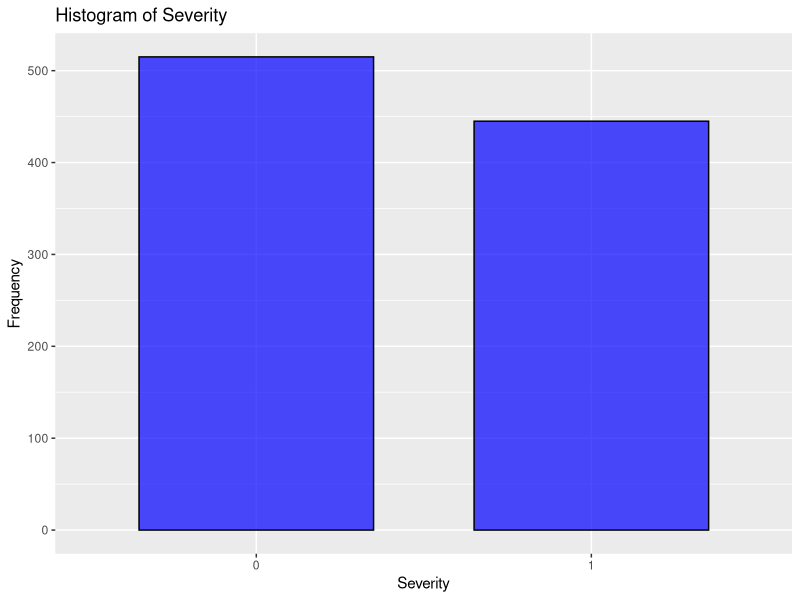
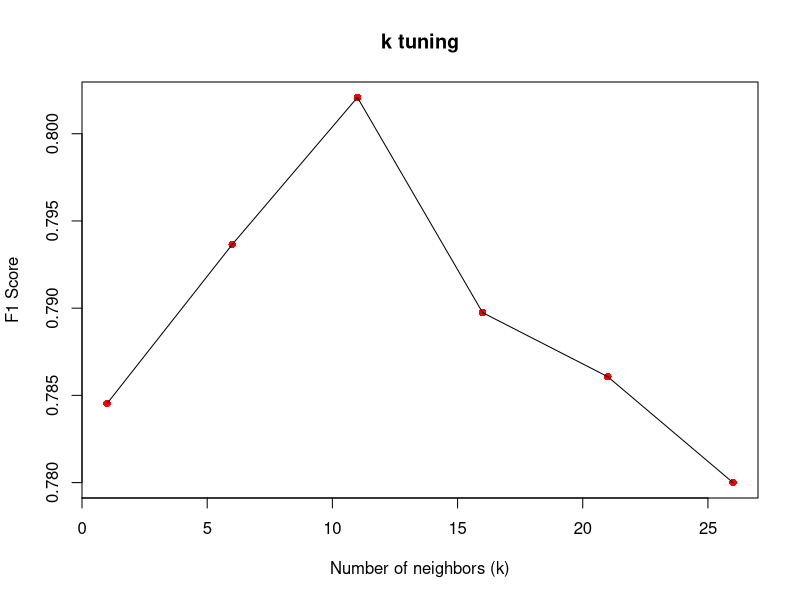
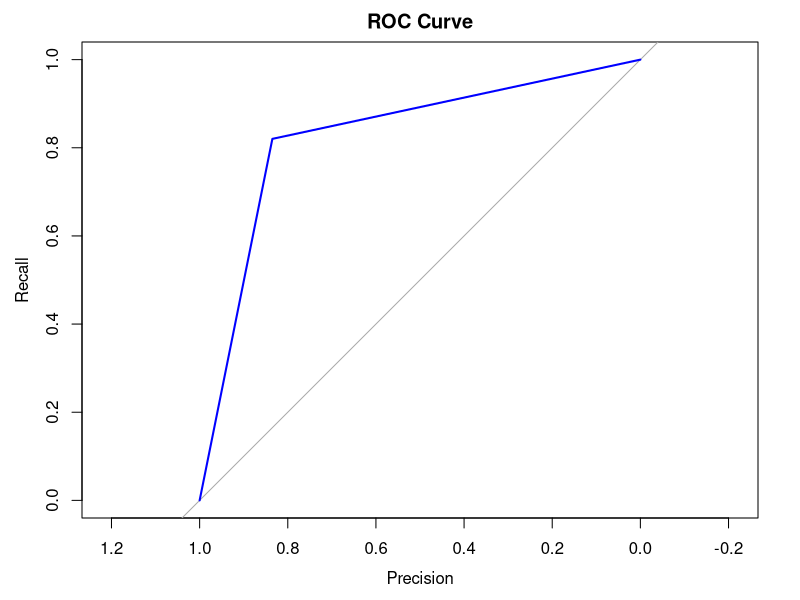
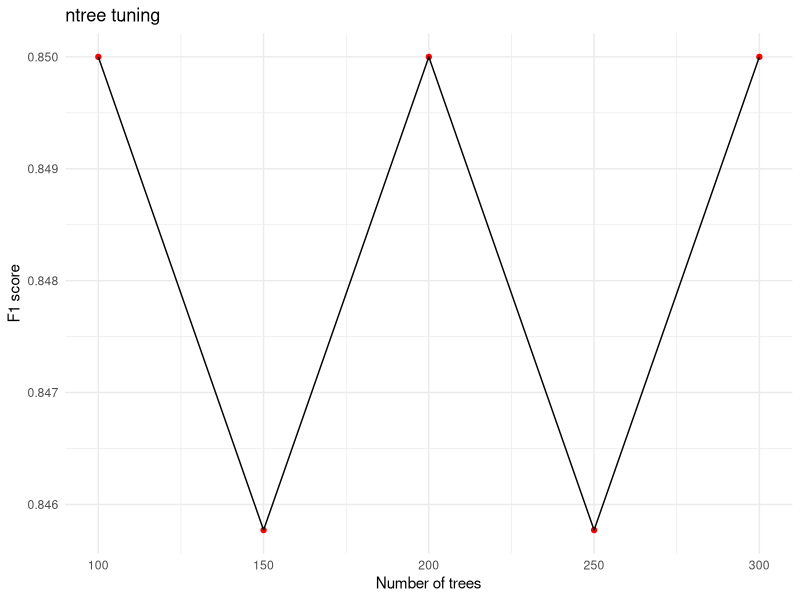
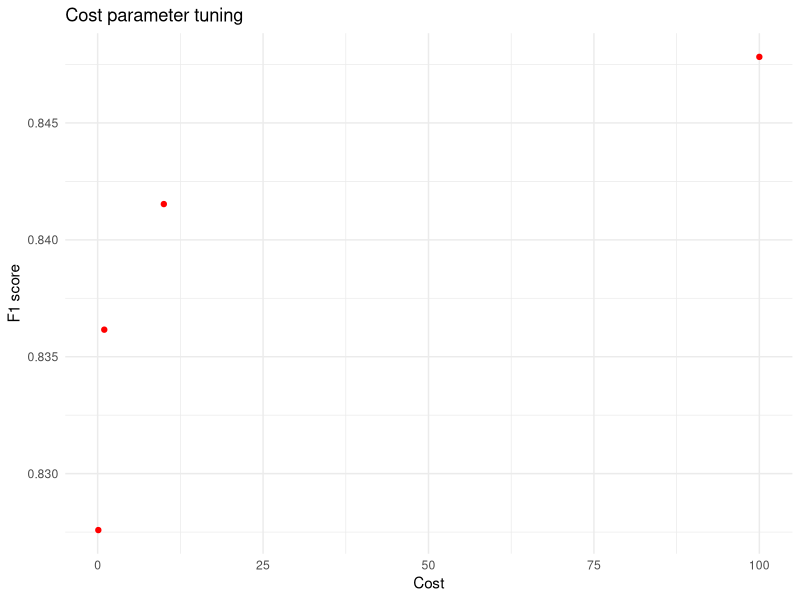

These figures' R source, in order:
library(mice)
library(ggplot2)
library(caret)
library(randomForest)
library(e1071)
library(class)
library(pROC)
library(glmnet)

# load data into a data frame using read.csv function
Data =  as.data.frame(read.csv("mammographic_masses_margin.data"))

# preview the data frame. We observe that missing values are represented by "?"
# and types are not ideal (chr for int values)
str(Data)
dim(Data)

# convert "?" to NA so that the interpreter can see these values as missing values
Data[Data == "?"] <- NA

# now, change types of the columns. We use 'factor' type for the categorical values
# (such as our label, 'Severity' column, which can have only two values)
# as 'Age' column has a wide range of values, we keep it integer.
Data$BI.RADS.assessment <- as.factor(Data$BI.RADS.assessment)
Data$Age <- as.integer(Data$Age)
Data$Shape <- as.factor(Data$Shape)
Data$Margin <- as.factor(Data$Margin)
Data$Density <- as.factor(Data$Density)
Data$Severity <- as.factor(Data$Severity)

# there is only one occurrence of value "55" in the whole BI.RADS.assessment feature
# so we decide to remove it completely. After we do that, we drop the unused levels.
Data <- Data[Data$BI.RADS.assessment != "55", ]
Data$BI.RADS.assessment <- droplevels(Data$BI.RADS.assessment)

# inspect the data frame once again to see the results
str(Data)

# count the missing values in each column
missing_values <- colSums(is.na(Data))

# print the number of missing values. As we can see, missing values are far from
# a few. We have the options impute or remove the rows with missing values. 
# we decide to impute them 
print(missing_values)

# impute data and create the updated data frame
imputed_model <- mice(Data)
imputed_Data <- complete(imputed_model)

# inspect the new data frame
str(imputed_Data)

# plot a histogram to illustrate the distribution of values for the label
ggplot(imputed_Data, aes(x = imputed_Data$Severity)) +
  geom_bar(width=0.7, fill = "blue", color = "black", alpha = 0.7) +
  labs(title = "Histogram of Severity", x = "Severity", y = "Frequency")

#we check 'Severity' type 
column_type <- class(imputed_Data$Severity) 
print(column_type)

#now, we might consider our data ready
#################################################################

# Create training and test sets
# p is the proportion of data that is included in the training set
# set.seed is smth like random_state from Python
set.seed(1)
train_indices <- createDataPartition(imputed_Data$Severity, p = 0.8, list = FALSE)
train_data <- imputed_Data[train_indices, ]
test_data <- imputed_Data[-train_indices, ]

#now we can start using our models for predictions
################################################################

#KNN model

# we create vectors to store results further used for plotting
x_knn <- c()  # to store k values
y_knn <- c()  # to store F1 scores (the chosen metric)

# Define a range of k values for grid search
k_values <- seq(1, 30, by = 5)  # Adjust the range based on your preference

# Loop through each k value from k_values
for (k in k_values) {
  
  print(paste('for k = ', k))
  # Fit various configurations of the KNN model
  knn_model <- knn(train = train_data[, c("BI.RADS.assessment", "Age", "Shape", "Margin", "Density")],
                   test = test_data[, c("BI.RADS.assessment", "Age", "Shape", "Margin", "Density")],
                   cl = train_data$Severity,
                   k = k)
  
  # Evaluate the KNN model
  knn_confusion_matrix <- table(Predicted = knn_model, Actual = test_data$Severity)
  
  # Calculate F1 Score
  knn_accuracy <- sum(diag(knn_confusion_matrix)) / sum(knn_confusion_matrix)
  knn_precision <- knn_confusion_matrix["1", "1"] / sum(knn_confusion_matrix["1", ])
  knn_recall <- knn_confusion_matrix["1", "1"] / sum(knn_confusion_matrix[, "1"])
  knn_f1_score <- 2 * (knn_precision * knn_recall) / (knn_precision + knn_recall)
  
  print(paste("KNN Accuracy:", knn_accuracy))
  print(paste("KNN Precision:", knn_precision))
  print(paste("KNN Recall:", knn_recall))
  print(paste("KNN F1 Score:", knn_f1_score)) 
  
  # Store results
  x_knn <- c(x_knn, k)
  y_knn <- c(y_knn, knn_f1_score)
}

# Find the best k based on the maximum F1 score
best_k <- x_knn[which.max(y_knn)]

# Print the best k
print(paste("Best K for KNN:", best_k))
print(paste('k-values: ', x_knn))
print(paste('f1_scores: ', y_knn))

# Create a scatter plot
plot(x_knn, y_knn, type = "p", col = "red", pch = 16,
     xlab = "Number of neighbors (k)", ylab = "F1 Score", 
     main = "k tuning")

# Connect scatter points with a line for bettwer visualization
lines(x_knn, y_knn, col = "black", type = "l")

# Just for clarity, we will work with the best KNN model separately,
# to present all the metrics 
best_knn_model <- knn(train = train_data[, c("BI.RADS.assessment", "Age", "Shape", "Margin", "Density")],
                 test = test_data[, c("BI.RADS.assessment", "Age", "Shape", "Margin", "Density")],
                 cl = train_data$Severity,
                 k = 11) 

# Evaluate the KNN model
best_knn_confusion_matrix <- table(Predicted = best_knn_model, Actual = test_data$Severity)

# Plot the confusion matrix
table(best_knn_confusion_matrix)

# Calculate evaluation metrics
best_knn_accuracy <- sum(diag(best_knn_confusion_matrix)) / sum(best_knn_confusion_matrix)
best_knn_precision <- best_knn_confusion_matrix["1", "1"] / sum(best_knn_confusion_matrix["1", ])
best_knn_recall <- best_knn_confusion_matrix["1", "1"] / sum(best_knn_confusion_matrix[, "1"])
best_knn_f1_score <- 2 * (best_knn_precision * best_knn_recall) / (best_knn_precision + best_knn_recall)

# Print the evaluation results for KNN
print(paste("Best KNN Accuracy:", knn_accuracy))
print(paste("Best KNN Precision:", knn_precision))
print(paste("Best KNN Recall:", knn_recall))
print(paste("Best KNN F1 Score:", knn_f1_score)) 

################################################################

# Logistic Regression model

# only for Grid search we will use the glmnet package
# that allows as to play with the regularization parameter of lr_model

lr_predictors <- model.matrix(Severity ~ BI.RADS.assessment + Age + Shape + Margin + Density, data = train_data)
lr_predicted <- as.numeric(train_data$Severity) - 1

# Fit logistic regression model with regularization and cross-validation
# it finds internally the best lambda (regularization parameter)
lr_model <- cv.glmnet(lr_predictors, lr_predicted, alpha = 0, family = "binomial")

# Extract the best lambda
best_lambda <- lr_model$lambda.min

# Print the best lambda
print(paste("Best Lambda for Logistic Regression:", best_lambda))

# Now that we explored the way we can fine tune the regularization parameter 
# of such a model, for documenting the metrics achieved we will use a classical
# approach, with the glm function

logistic_regression_model <- glm(Severity ~ BI.RADS.assessment + Age + Shape + Margin + Density, 
                                 data = train_data,
                                 family = "binomial")

levels(train_data$BI.RADS.assessment)  # Check levels in training data
levels(test_data$BI.RADS.assessment)

# Make predictions on the 'unseen' test set
predictions <- as.factor(as.numeric(predict(logistic_regression_model, newdata = test_data, type = "response") > 0.5))

# Evaluate the final model
confusion_matrix <- confusionMatrix(predictions, test_data$Severity)

# extract statistics from the confusion matrix
accuracy <- confusion_matrix$overall["Accuracy"]
precision <- confusion_matrix$byClass["Precision"]
recall <- confusion_matrix$byClass["Recall"]
f1_score <- confusion_matrix$byClass["F1"]

# print the evaluation results
print(paste("LR Accuracy:", accuracy))
print(paste("LR Precision:", precision))
print(paste("LR Recall:", recall))
print(paste("LR F1 Score:", f1_score))


# plot the ROC curve of our label and the predicted data. 
# the input variables need to be numerical or ordered, so we decided to order them
target <- factor(test_data$Severity, ordered=TRUE)
pred <- factor(predictions, ordered=TRUE)
roc_curve <- roc(target, pred)
plot(roc_curve, main = "ROC Curve", col = "blue", lwd = 2, xlab="Precision", ylab="Recall")

################################################################

# Random Forest Classifier model

# Performing a search of the best ntree parameter, following the same template
# as we used for the KNN model
y_rf <- c()  # to store F1 scores
x_rf <- c()  # to store the number of trees (ntree)

# We define a range of ntree values for grid search
ntree_values <- seq(100, 300, by = 50)

for (ntree in ntree_values) {
  
  print(paste('for ntree = ', ntree))
  
  # Fit Random Forest Classifier model
  random_forest_model <- randomForest(Severity ~ BI.RADS.assessment + Age + Shape + Margin + Density, 
                                      data = train_data,
                                      ntree = ntree)
  
  # Make predictions on the 'unseen' test set
  predictions <- predict(random_forest_model, newdata = test_data)
  
  # Evaluate the model
  rf_confusion_matrix <- confusionMatrix(predictions, test_data$Severity)
  
  # Calculate F1 Score
  rf_precision <- rf_confusion_matrix$byClass["Precision"]
  rf_recall <- rf_confusion_matrix$byClass["Recall"]
  rf_f1_score <- 2 * (rf_precision * rf_recall) / (rf_precision + rf_recall)
  
  print(paste('rf_f1-score: ', rf_f1_score))
  
  # Store results
  x_rf <- c(x_rf, ntree)
  y_rf <- c(y_rf, rf_f1_score)
}

# Find the ntree value with the maximum F1 score
best_ntree <- x_rf[which.max(y_rf)]

# Print the best ntree
print(paste("The best number of trees for a Random Forest Classifier is: ", best_ntree))

ggplot(data.frame(x = x_rf, y = y_rf), aes(x, y)) +
  geom_point(color = 'red') +
  geom_line() +
  labs(x = 'Number of trees', y = 'F1 score', title = 'ntree tuning') +
  theme_minimal()

# Classical approach, with the best model found as best_ntree = 200
random_forest_model <- randomForest(Severity ~ BI.RADS.assessment + Age + Shape + Margin + Density, 
                                    data = train_data,
                                    ntree = best_ntree)

# Make predictions on the 'unseen' test set
predictions <- predict(random_forest_model, newdata = test_data)

# Evaluate the final model
confusion_matrix <- confusionMatrix(predictions, test_data$Severity)

# extract statistics from the confusion matrix
accuracy <- confusion_matrix$overall["Accuracy"]
precision <- confusion_matrix$byClass["Precision"]
recall <- confusion_matrix$byClass["Recall"]
f1_score <- confusion_matrix$byClass["F1"]

# print the evaluation results
print(paste("RFC Accuracy:", accuracy))
print(paste("RFC Precision:", precision))
print(paste("RFC Recall:", recall))
print(paste("RFC F1 Score:", f1_score))


################################################################

# SVM model

# we are searching the best value for the cost parameter, c, of a SVM model
y_svm <- c()  # to store F1 scores
x_svm <- c()  # to store cost values

# We define a range of cost values for grid search
cost_values <- c(0.1, 1, 10, 100)  # Adjust the range based on your preference

# Loop through each cost value
for (cost in cost_values) {
  
  print(paste('for cost = ', cost))
  
  # We fit the SVM model with different cost values
  svm_model <- svm(Severity ~ BI.RADS.assessment + Age + Shape + Margin + Density, 
                   data = train_data,
                   kernel = "radial",
                   cost = cost)
  
  # Make predictions on the 'unseen' test set
  svm_predictions <- predict(svm_model, newdata = test_data)
  
  # Evaluate the model
  svm_confusion_matrix <- table(Predicted = svm_predictions, Actual = test_data$Severity)
  
  # Calculate F1 Score
  svm_precision <- svm_confusion_matrix["1", "1"] / sum(svm_confusion_matrix["1", ])
  svm_recall <- svm_confusion_matrix["1", "1"] / sum(svm_confusion_matrix[, "1"])
  svm_f1_score <- 2 * (svm_precision * svm_recall) / (svm_precision + svm_recall)
  
  print(svm_f1_score)
  
  # Store results
  x_svm <- c(x_svm, cost)
  y_svm <- c(y_svm, svm_f1_score)
}

# Find the cost value with the maximum F1 score
best_cost <- x_svm[which.max(y_svm)]

# Print the best cost
print(paste("Best cost for an SVM model:", best_cost))

ggplot(data.frame(x = x_svm, y = y_svm), aes(x, y)) +
  geom_point(color = 'red') +
  labs(x = 'Cost', y = 'F1 score', title = 'Cost parameter tuning') +
  theme_minimal()


# also the straightforward approach is displayed below:
svm_model <- svm(Severity ~ BI.RADS.assessment + Age + Shape + Margin + Density, 
                 data = train_data,
                 kernel = "radial", # "radial", "polynomial"
                 cost = 10)          # cost parameter

# prediction on test
svm_predictions <- predict(svm_model, newdata = test_data)

# evaluate svm model
svm_confusion_matrix <- table(Predicted = svm_predictions, Actual = test_data$Severity)

# metrics
svm_accuracy <- sum(diag(svm_confusion_matrix)) / sum(svm_confusion_matrix)
svm_precision <- svm_confusion_matrix["1", "1"] / sum(svm_confusion_matrix["1", ])
svm_recall <- svm_confusion_matrix["1", "1"] / sum(svm_confusion_matrix[, "1"])
svm_f1_score <- 2 * (svm_precision * svm_recall) / (svm_precision + svm_recall)

# print metrics
print(paste("SVM Accuracy:", svm_accuracy))
print(paste("SVM Precision:", svm_precision))
print(paste("SVM Recall:", svm_recall))
print(paste("SVM F1 Score:", svm_f1_score))
